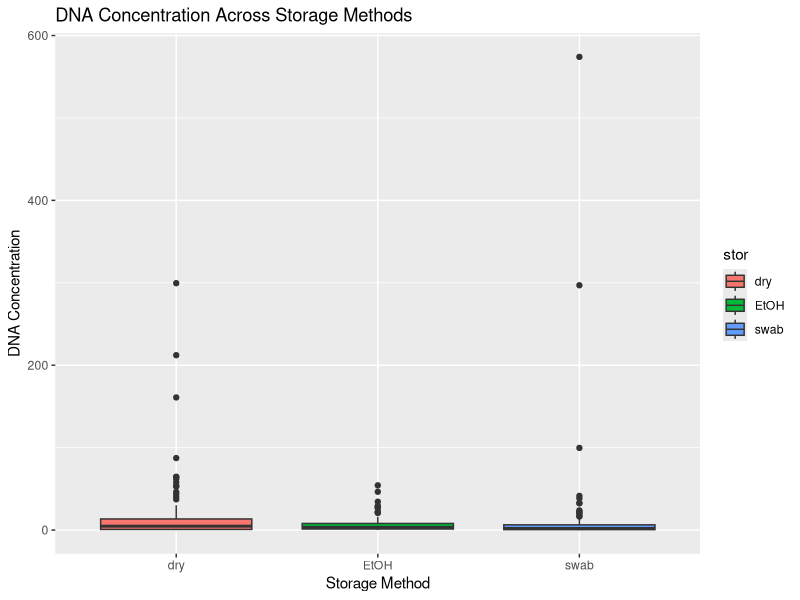
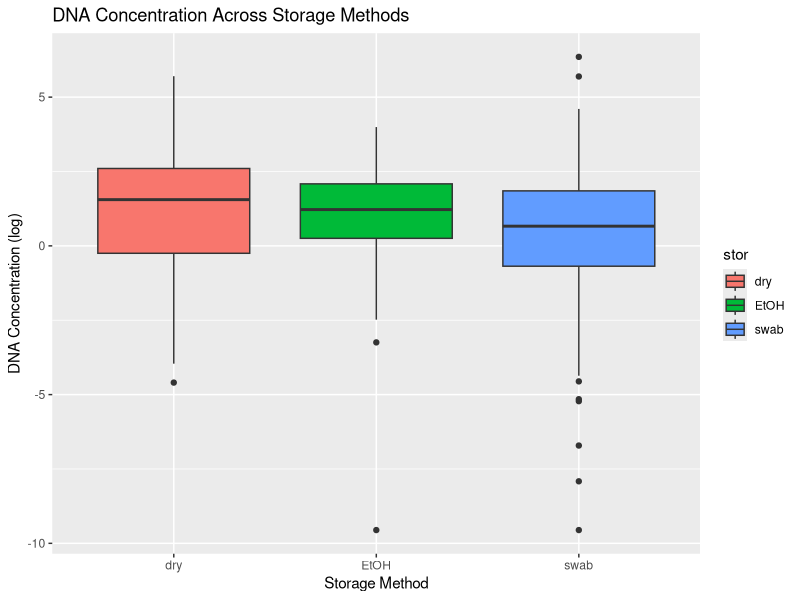
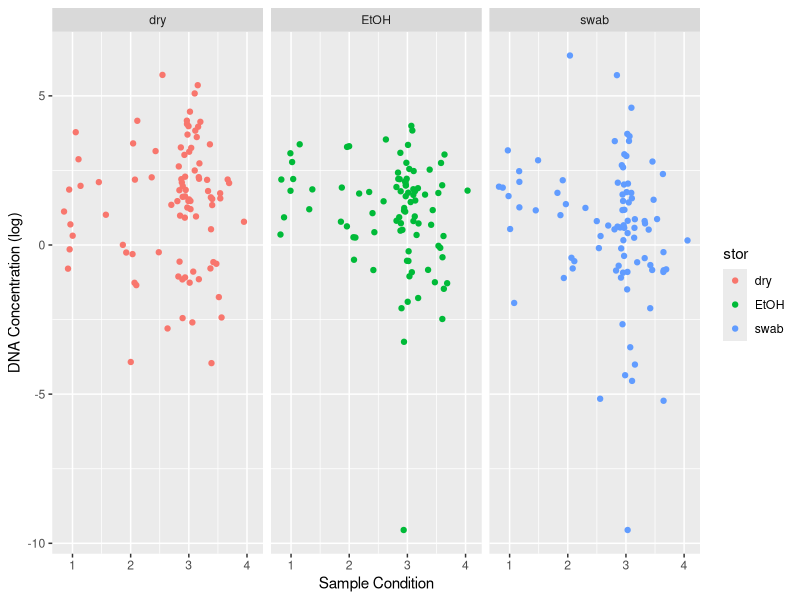
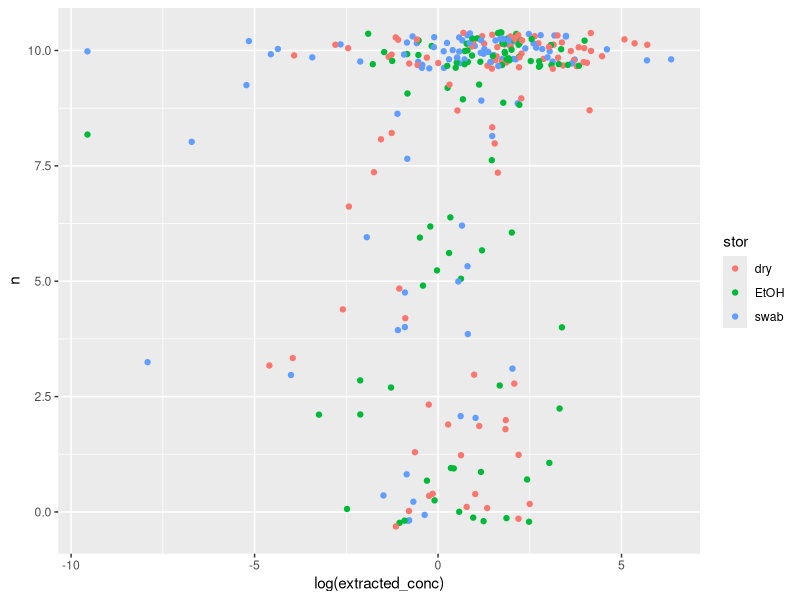

These charts were generated, in order, by the following R code:
## ---- chunk 1
library(here)
library(tidyverse)

# import cleaned data file
genotypes <- read_csv(here::here("data", "cleaned-triplicates-genotypes-qpcr.csv"))
## ---- chunk 2
ggplot(genotypes, aes(x = stor, y = extracted_conc, fill = stor)) +
  geom_boxplot() +
  ylab("DNA Concentration") +
  xlab("Storage Method") +
  ggtitle("DNA Concentration Across Storage Methods")

ggplot(genotypes, aes(x = stor, y = log(extracted_conc), fill = stor)) +
  geom_boxplot() +
  ylab("DNA Concentration (log)") +
  xlab("Storage Method") +
  ggtitle("DNA Concentration Across Storage Methods")
## ---- chunk 3
ggplot(genotypes, aes(x = cond, y = log(extracted_conc), col = stor)) +
  geom_jitter() +
  facet_wrap(~ stor) +
  ylab("DNA Concentration (log)") +
  xlab("Sample Condition") 
## ---- chunk 4
qpcr.summary <- genotypes %>%
  group_by(stor) %>%
  summarize(mean = mean(extracted_conc, na.rm = TRUE),
            median = median(extracted_conc, na.rm = TRUE),
            sd = sd(extracted_conc, na.rm = TRUE),
            min = min(extracted_conc, na.rm = TRUE),
            max = max(extracted_conc, na.rm = TRUE)
            )

qpcr.summary
## ---- chunk 5
fit <- aov(extracted_conc ~ stor, data = genotypes)
summary(fit)
## ---- chunk 6
ggplot(genotypes, aes(log(extracted_conc), n, col = stor)) +
  geom_jitter()
